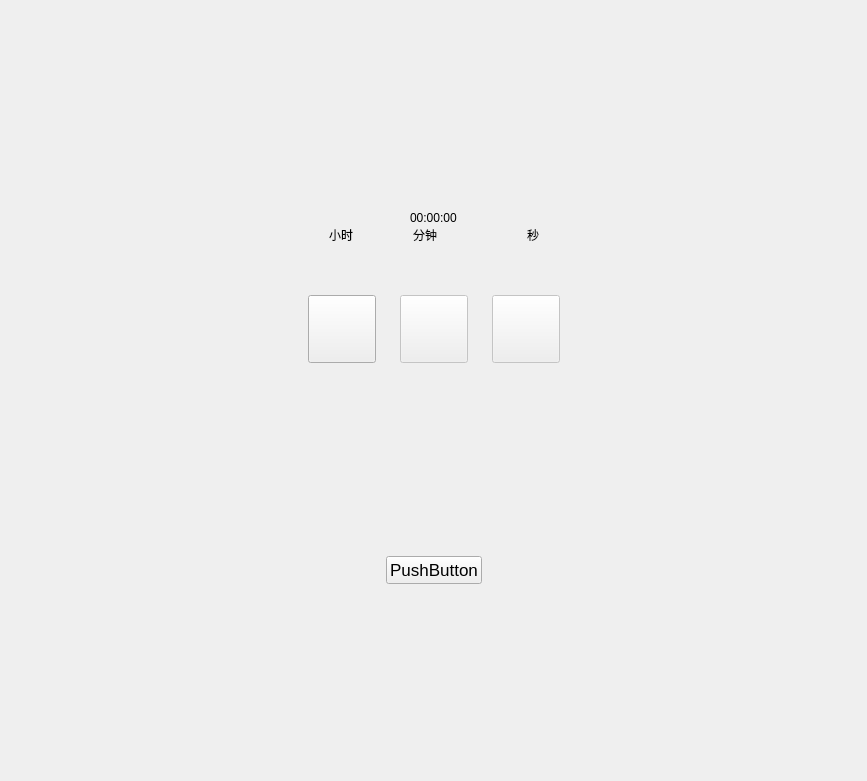
<?xml version="1.0" encoding="UTF-8"?>
<ui version="4.0">
 <class>StopWatchInterface</class>
 <widget class="QWidget" name="StopWatchInterface">
  <property name="geometry">
   <rect>
    <x>0</x>
    <y>0</y>
    <width>867</width>
    <height>781</height>
   </rect>
  </property>
  <property name="windowTitle">
   <string>Form</string>
  </property>
  <layout class="QVBoxLayout" name="verticalLayout_2">
   <item>
    <layout class="QVBoxLayout" name="verticalLayout">
     <property name="spacing">
      <number>0</number>
     </property>
     <item>
      <spacer name="verticalSpacer_2">
       <property name="orientation">
        <enum>Qt::Vertical</enum>
       </property>
       <property name="sizeHint" stdset="0">
        <size>
         <width>20</width>
         <height>200</height>
        </size>
       </property>
      </spacer>
     </item>
     <item alignment="Qt::AlignHCenter">
      <widget class="BodyLabel" name="timeLabel">
       <property name="text">
        <string>00:00:00</string>
       </property>
       <property name="lightColor" stdset="0">
        <color>
         <red>96</red>
         <green>96</green>
         <blue>96</blue>
        </color>
       </property>
       <property name="darkColor" stdset="0">
        <color>
         <red>206</red>
         <green>206</green>
         <blue>206</blue>
        </color>
       </property>
       <property name="pixelFontSize" stdset="0">
        <number>100</number>
       </property>
      </widget>
     </item>
     <item>
      <layout class="QHBoxLayout" name="horizontalLayout_3">
       <item>
        <spacer name="horizontalSpacer_4">
         <property name="orientation">
          <enum>Qt::Horizontal</enum>
         </property>
         <property name="sizeHint" stdset="0">
          <size>
           <width>40</width>
           <height>20</height>
          </size>
         </property>
        </spacer>
       </item>
       <item>
        <widget class="TitleLabel" name="hourLabel">
         <property name="text">
          <string>小时</string>
         </property>
         <property name="lightColor" stdset="0">
          <color>
           <red>96</red>
           <green>96</green>
           <blue>96</blue>
          </color>
         </property>
         <property name="darkColor" stdset="0">
          <color>
           <red>206</red>
           <green>206</green>
           <blue>206</blue>
          </color>
         </property>
        </widget>
       </item>
       <item>
        <spacer name="horizontalSpacer_6">
         <property name="orientation">
          <enum>Qt::Horizontal</enum>
         </property>
         <property name="sizeType">
          <enum>QSizePolicy::Fixed</enum>
         </property>
         <property name="sizeHint" stdset="0">
          <size>
           <width>60</width>
           <height>20</height>
          </size>
         </property>
        </spacer>
       </item>
       <item>
        <widget class="TitleLabel" name="minuteLabel">
         <property name="text">
          <string>分钟</string>
         </property>
         <property name="lightColor" stdset="0">
          <color>
           <red>96</red>
           <green>96</green>
           <blue>96</blue>
          </color>
         </property>
         <property name="darkColor" stdset="0">
          <color>
           <red>206</red>
           <green>206</green>
           <blue>206</blue>
          </color>
         </property>
        </widget>
       </item>
       <item>
        <spacer name="horizontalSpacer_7">
         <property name="orientation">
          <enum>Qt::Horizontal</enum>
         </property>
         <property name="sizeType">
          <enum>QSizePolicy::Fixed</enum>
         </property>
         <property name="sizeHint" stdset="0">
          <size>
           <width>90</width>
           <height>17</height>
          </size>
         </property>
        </spacer>
       </item>
       <item>
        <widget class="TitleLabel" name="secondLabel">
         <property name="text">
          <string>秒</string>
         </property>
         <property name="lightColor" stdset="0">
          <color>
           <red>96</red>
           <green>96</green>
           <blue>96</blue>
          </color>
         </property>
         <property name="darkColor" stdset="0">
          <color>
           <red>206</red>
           <green>206</green>
           <blue>206</blue>
          </color>
         </property>
        </widget>
       </item>
       <item>
        <spacer name="horizontalSpacer_5">
         <property name="orientation">
          <enum>Qt::Horizontal</enum>
         </property>
         <property name="sizeHint" stdset="0">
          <size>
           <width>40</width>
           <height>20</height>
          </size>
         </property>
        </spacer>
       </item>
      </layout>
     </item>
     <item>
      <spacer name="verticalSpacer_3">
       <property name="orientation">
        <enum>Qt::Vertical</enum>
       </property>
       <property name="sizeType">
        <enum>QSizePolicy::Fixed</enum>
       </property>
       <property name="sizeHint" stdset="0">
        <size>
         <width>20</width>
         <height>50</height>
        </size>
       </property>
      </spacer>
     </item>
     <item>
      <layout class="QHBoxLayout" name="horizontalLayout_2">
       <property name="spacing">
        <number>24</number>
       </property>
       <item>
        <spacer name="horizontalSpacer">
         <property name="orientation">
          <enum>Qt::Horizontal</enum>
         </property>
         <property name="sizeHint" stdset="0">
          <size>
           <width>40</width>
           <height>20</height>
          </size>
         </property>
        </spacer>
       </item>
       <item>
        <widget class="PillToolButton" name="startButton">
         <property name="minimumSize">
          <size>
           <width>68</width>
           <height>68</height>
          </size>
         </property>
         <property name="iconSize">
          <size>
           <width>21</width>
           <height>21</height>
          </size>
         </property>
         <property name="checked">
          <bool>false</bool>
         </property>
        </widget>
       </item>
       <item>
        <widget class="PillToolButton" name="flagButton">
         <property name="enabled">
          <bool>false</bool>
         </property>
         <property name="minimumSize">
          <size>
           <width>68</width>
           <height>68</height>
          </size>
         </property>
         <property name="iconSize">
          <size>
           <width>21</width>
           <height>21</height>
          </size>
         </property>
        </widget>
       </item>
       <item>
        <widget class="PillToolButton" name="restartButton">
         <property name="enabled">
          <bool>false</bool>
         </property>
         <property name="minimumSize">
          <size>
           <width>68</width>
           <height>68</height>
          </size>
         </property>
         <property name="iconSize">
          <size>
           <width>21</width>
           <height>21</height>
          </size>
         </property>
        </widget>
       </item>
       <item>
        <spacer name="horizontalSpacer_2">
         <property name="orientation">
          <enum>Qt::Horizontal</enum>
         </property>
         <property name="sizeHint" stdset="0">
          <size>
           <width>40</width>
           <height>20</height>
          </size>
         </property>
        </spacer>
       </item>
      </layout>
     </item>
    </layout>
   </item>
   <item>
    <spacer name="verticalSpacer_4">
     <property name="orientation">
      <enum>Qt::Vertical</enum>
     </property>
     <property name="sizeHint" stdset="0">
      <size>
       <width>20</width>
       <height>20</height>
      </size>
     </property>
    </spacer>
   </item>
   <item>
    <layout class="QHBoxLayout" name="horizontalLayout_4">
     <item>
      <spacer name="horizontalSpacer_3">
       <property name="orientation">
        <enum>Qt::Horizontal</enum>
       </property>
       <property name="sizeHint" stdset="0">
        <size>
         <width>40</width>
         <height>20</height>
        </size>
       </property>
      </spacer>
     </item>
     <item>
      <widget class="PillPushButton" name="RecordingButton">
       <property name="font">
        <font>
         <pointsize>13</pointsize>
        </font>
       </property>
       <property name="text">
        <string>PushButton</string>
       </property>
      </widget>
     </item>
     <item>
      <spacer name="horizontalSpacer_8">
       <property name="orientation">
        <enum>Qt::Horizontal</enum>
       </property>
       <property name="sizeHint" stdset="0">
        <size>
         <width>40</width>
         <height>20</height>
        </size>
       </property>
      </spacer>
     </item>
    </layout>
   </item>
   <item>
    <spacer name="verticalSpacer">
     <property name="orientation">
      <enum>Qt::Vertical</enum>
     </property>
     <property name="sizeHint" stdset="0">
      <size>
       <width>20</width>
       <height>40</height>
      </size>
     </property>
    </spacer>
   </item>
  </layout>
 </widget>
 <customwidgets>
  <customwidget>
   <class>PillPushButton</class>
   <extends>QPushButton</extends>
   <header>qfluentwidgets</header>
  </customwidget>
  <customwidget>
   <class>ToolButton</class>
   <extends>QToolButton</extends>
   <header>qfluentwidgets</header>
  </customwidget>
  <customwidget>
   <class>BodyLabel</class>
   <extends>QLabel</extends>
   <header>qfluentwidgets</header>
  </customwidget>
  <customwidget>
   <class>ToggleToolButton</class>
   <extends>ToolButton</extends>
   <header>qfluentwidgets</header>
  </customwidget>
  <customwidget>
   <class>TitleLabel</class>
   <extends>QLabel</extends>
   <header>qfluentwidgets</header>
  </customwidget>
  <customwidget>
   <class>PillToolButton</class>
   <extends>ToggleToolButton</extends>
   <header>qfluentwidgets</header>
  </customwidget>
 </customwidgets>
 <resources/>
 <connections/>
</ui>
